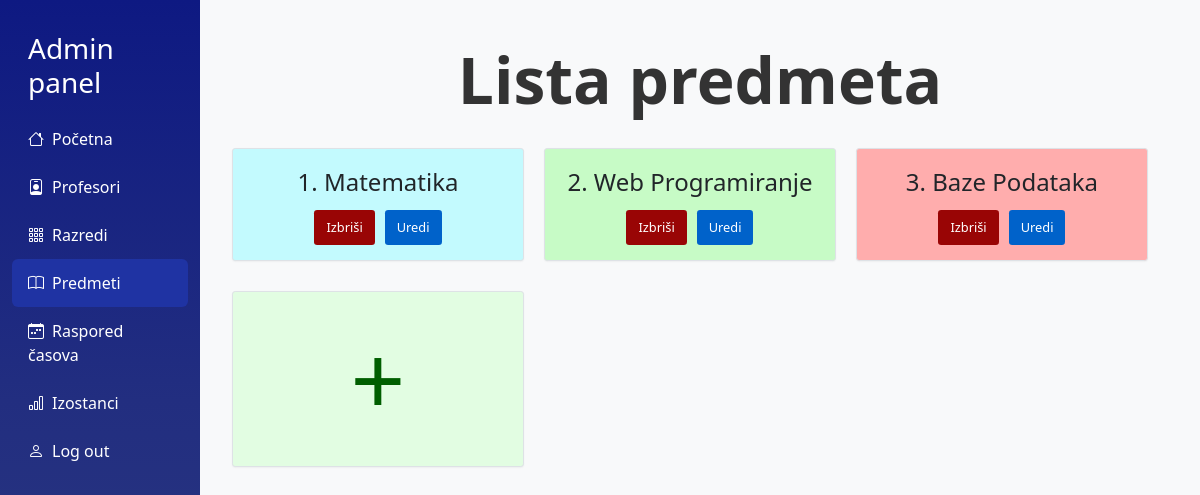
/admin/prikazipredmete.php (signed in), run on the app's committed database.
### tables this page shows
CREATE TABLE `predmet` (
  `predmet_id` int(11) NOT NULL,
  `ime_predmeta` varchar(75) DEFAULT NULL,
  `boja` varchar(10) DEFAULT NULL
);

### admin/prikazipredmete.php (the view, shortened to what this page needs)
<?php
    require_once("../includes/admincheck.php");
?>
<!DOCTYPE html>
<html lang="sr">
<head>
    <link href="https://cdn.jsdelivr.net/npm/bootstrap@5.3.3/dist/css/bootstrap.min.css" rel="stylesheet">
    <link href="https://cdn.jsdelivr.net/npm/bootstrap-icons/font/bootstrap-icons.css" rel="stylesheet">
    <link rel="stylesheet" href="../css/dashboard.css">
    <link rel="stylesheet" href="../css/kartica.css">
</head>
<body>
    <div class="container-fluid">
        <div class="row">
            <nav class="col-md-2 sidebar">
                <h5 class="px-3 fs-3 my-3">Admin panel</h5>
                <a href="dashboard.php"><i class="bi bi-house me-2"></i>Početna</a>
                <a href="prikaziprofesore.php"><i class="bi bi-person-badge me-2"></i>Profesori</a>
                <div class="dropdown-container">
                    <a href="#"><i class="bi bi-grid-3x3-gap me-2"></i>Razredi</a>
                </div>
                <a href="prikazipredmete.php" class="active"><i class="bi bi-book me-2"></i>Predmeti</a>
                <div class="dropdown-container">
                <a href="#"><i class="bi bi-calendar-week me-2"></i>Raspored časova</a>
            </div>
            <a href="#"><i class="bi bi-bar-chart me-2"></i>Izostanci</a>
            <a href="../logout.php"><i class="bi bi-person me-2"></i>Log out</a>
            </nav>
            <main class="col-md-10 content">
                <div class="naziv-razreda">Lista predmeta</div>
                <div class="ucenici-grid mt-3">
                    <?php
                        $qPredmeti = $conn->prepare('SELECT * FROM predmet');
                        $qPredmeti->execute();
                        $predmeti = $qPredmeti->fetchAll(PDO::FETCH_ASSOC);
                        if(!empty($predmeti)){
                            foreach($predmeti as $predmet)
                            {
                                echo '
                                <div class="kartica-predmet" style="background-color:'.$predmet['boja'].'">
                                    <div class="ime-prezime-ucenik">
                                    '.$predmet['predmet_id'].'. '.$predmet['ime_predmeta'].'
                                    </div>';
                                echo '
                                <div class="gumbi-ucenik">
                                    <a class="gumb-izbrisi-ucenik" style="text-decoration: none;" href="obrisipredmet.php?id='.$predmet['predmet_id'].'">Izbriši</a>
                                    <a class="gumb-uredi-ucenik" style="text-decoration: none;" href="editpredmet.php?id='.$predmet['predmet_id'].'">Uredi</a>
                                    </div>
                                </div>';
                            }
                        }
                    ?>
                    <div class="kartica-predmet dodaj">
                        <a href="dodajpredmet.php"class="dodaj">+</a>
                    </div>
                </div>
            </main>
        </div>
    </div>
</body>

### css/dashboard.css (style rules this page uses)
body { background-color: #f8f9fa; }
.sidebar { height: 100vh; background: linear-gradient(to bottom, rgb(14, 25, 130), rgb(34, 46, 128), rgb(45, 58, 128)) ; color: white; padding-top: 1rem; }
.sidebar a { color: white; text-decoration: none; padding: 0.75rem 1rem; display: block; border-radius: 0.375rem; }
.sidebar a.active, .sidebar a:hover { background-color: rgb(31, 51, 163); }
.content { padding: 2rem; }
.dropdown-container { position: relative; }

### css/kartica.css (style rules this page uses)
body { background-color: #f8f9fa; }
.sidebar { height: 100vh; background: linear-gradient(to bottom, rgb(14, 25, 130), rgb(34, 46, 128), rgb(45, 58, 128)); color: white; padding-top: 1rem; }
.sidebar a { color: white; text-decoration: none; padding: 0.75rem 1rem; display: block; border-radius: 0.375rem; }
.sidebar a.active, .sidebar a:hover { background-color: rgb(31, 51, 163); }
.content { padding: 2rem; }
.dropdown-container { position: relative; }
.ucenici-grid { display: flex; flex-wrap: wrap; gap: 20px; justify-content: flex-start; }
.ime-prezime-ucenik { font-size: 1.5rem; margin-bottom: 10px; }
.gumbi-ucenik { display: flex; gap: 10px; justify-content: center; }
.gumb-izbrisi-ucenik { background-color: rgb(153, 5, 5); color: white; border: none; border-radius: 0.2rem; padding: 8px 12px; cursor: pointer; font-size: 0.8rem; transition: 0.25s ease all; }
.gumb-uredi-ucenik { background-color: #0062ca; color: white; border: none; border-radius: 0.2rem; padding: 8px 12px; cursor: pointer; font-size: 0.8rem; transition: 0.25s ease all; }
.naziv-razreda { text-align: center; font-size: 4rem; font-weight: bold; margin-bottom: 20px; color: #333; }
.dodaj { font-size: 6rem; background-color: rgb(226, 253, 226); color: rgb(0, 94, 0); text-decoration: none; }
.kartica-predmet { border: 1px solid #dee2e6; border-radius: 0.2rem; padding: 15px; margin-bottom: 10px; box-shadow: 0 0.05rem 0.1rem rgba(0, 0, 0, 0.05); width: calc(33.33% - 20px); box-sizing: border-box; text-align: center; }

### data on the page
predmet: predmet_id "1", ime_predmeta "Matematika"
predmet: predmet_id "2", ime_predmeta "Web Programiranje"
predmet: predmet_id "3", ime_predmeta "Baze Podataka"
